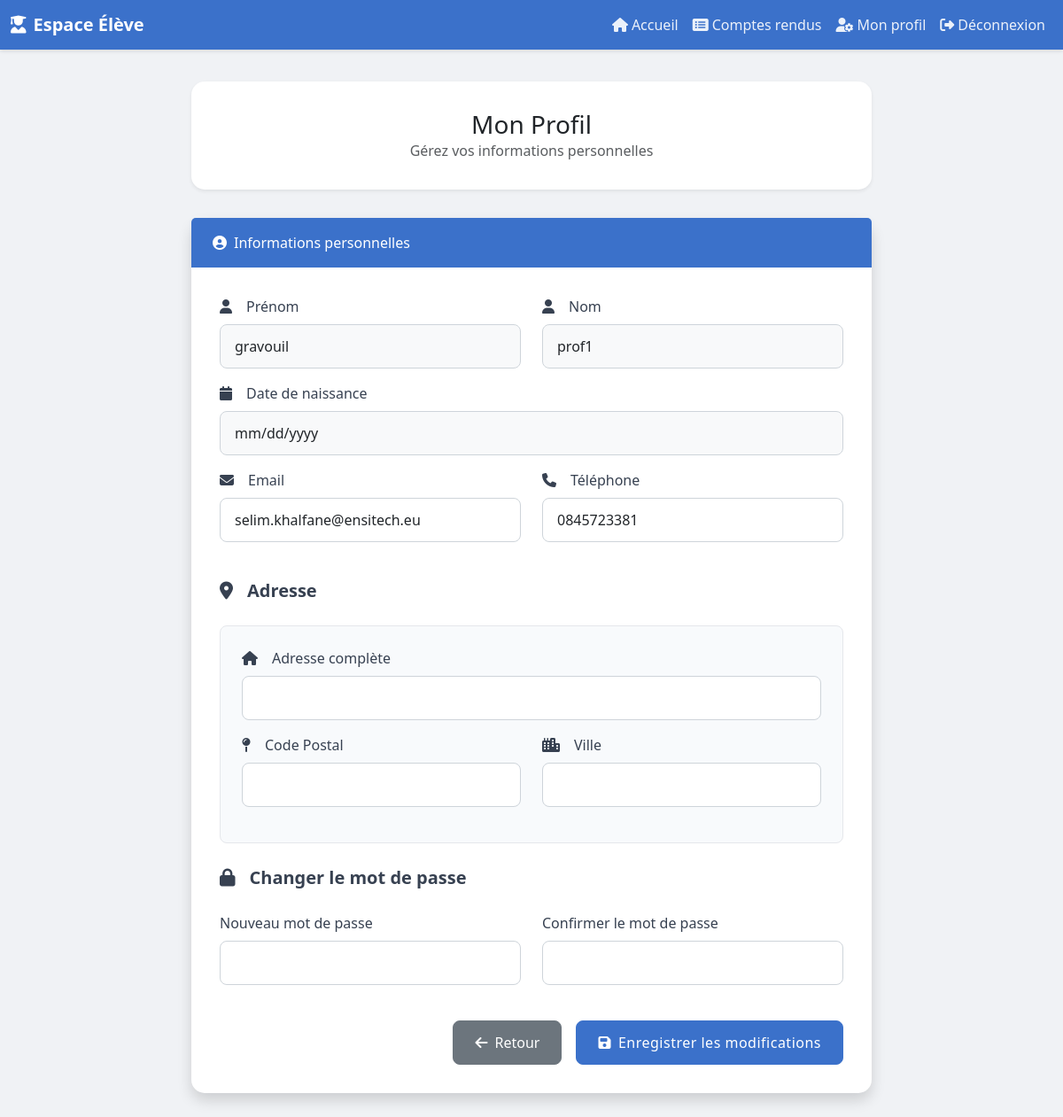
Page /perso.php (signed in) on the committed database.
### tables this page shows
CREATE TABLE `user` (
  `id` int(11) NOT NULL,
  `nom` varchar(50) DEFAULT NULL,
  `prenom` varchar(50) DEFAULT NULL,
  `dateN` date DEFAULT NULL,
  `email` varchar(50) DEFAULT NULL,
  `login` varchar(50) DEFAULT NULL,
  `mdp` varchar(50) DEFAULT NULL,
  `tel` varchar(10) DEFAULT NULL,
  `adresse` varchar(100) DEFAULT NULL,
  `ville` varchar(50) DEFAULT NULL,
  `code_postal` varchar(10) DEFAULT NULL,
  `id_statut` int(11) DEFAULT NULL,
  `reset_token` varchar(255) DEFAULT NULL,
  `token_expiry` datetime DEFAULT NULL
);

### perso.php (the view, shortened to what this page needs)
<?php
include '_conf.php';
$connexion = mysqli_connect($serveurBDD, $userBDD, $mdpBDD, $nomBDD);
$login = $_SESSION['login'];
$query = "SELECT nom, prenom, dateN, email, tel, adresse, code_postal, ville FROM user WHERE login = '$login'";
$result = mysqli_query($connexion, $query);
$user = mysqli_fetch_assoc($result);
?>
<!DOCTYPE html>
<html lang="fr">
<head>
    <link href="https://cdn.jsdelivr.net/npm/bootstrap@5.3.0-alpha1/dist/css/bootstrap.min.css" rel="stylesheet">
    <link rel="stylesheet" href="https://cdnjs.cloudflare.com/ajax/libs/font-awesome/6.4.0/css/all.min.css">
</head>
<body>
<nav class="navbar navbar-expand-lg navbar-dark fixed-top">
    <div class="container-fluid">
        <a class="navbar-brand" href="accueil_eleve.php">
            <i class="fas fa-user-graduate me-2"></i>Espace Élève
        </a>
        <div class="collapse navbar-collapse" id="navbarNav">
            <ul class="navbar-nav ms-auto">
                <li class="nav-item">
                    <a class="nav-link" href="accueil_eleve.php">
                        <i class="fas fa-home me-1"></i>Accueil
                    </a>
                </li>
                <li class="nav-item">
                    <a class="nav-link" href="liste_comptes_rendus.php">
                        <i class="fas fa-list-alt me-1"></i>Comptes rendus
                    </a>
                </li>
                <li class="nav-item">
                    <a class="nav-link active" href="perso.php">
                        <i class="fas fa-user-cog me-1"></i>Mon profil
                    </a>
                </li>
                <li class="nav-item">
                    <a class="nav-link" href="deconnexion.php">
                        <i class="fas fa-sign-out-alt me-1"></i>Déconnexion
                    </a>
                </li>
            </ul>
        </div>
    </div>
</nav>
<div class="profile-container">
    <div class="welcome-header">
        <h1 class="h3 mb-0">Mon Profil</h1>
        <p class="text-muted mb-0">Gérez vos informations personnelles</p>
    </div>
    <div class="card">
        <div class="card-header">
            <i class="fas fa-user-circle me-2"></i>Informations personnelles
        </div>
        <div class="card-body">
            <form method="POST" action="perso.php">
                <div class="row">
                    <div class="col-md-6">
                        <div class="mb-3">
                            <label for="prenom" class="form-label">
                                <i class="fas fa-user me-2"></i>Prénom
                            </label>
                            <input type="text" class="form-control" id="prenom" name="prenom"
                                   value="<?php echo htmlspecialchars($user['prenom']); ?>" readonly>
                        </div>
                    </div>
                    <div class="col-md-6">
                        <div class="mb-3">
                            <label for="nom" class="form-label">
                                <i class="fas fa-user me-2"></i>Nom
                            </label>
                            <input type="text" class="form-control" id="nom" name="nom"
                                   value="<?php echo htmlspecialchars($user['nom']); ?>" readonly>
                        </div>
                    </div>
                </div>
                <div class="mb-3">
                    <label for="dateN" class="form-label">
                        <i class="fas fa-calendar me-2"></i>Date de naissance
                    </label>
                    <input type="date" class="form-control" id="dateN" name="dateN"
                           value="<?php echo htmlspecialchars($user['dateN']); ?>" readonly>
                </div>
                <div class="row">
                    <div class="col-md-6">
                        <div class="mb-3">
                            <label for="email" class="form-label">
                                <i class="fas fa-envelope me-2"></i>Email
                            </label>
                            <input type="email" class="form-control" id="email" name="email"
                                   value="<?php echo htmlspecialchars($user['email']); ?>">
                        </div>
                    </div>
                    <div class="col-md-6">
                        <div class="mb-3">
                            <label for="tel" class="form-label">
                                <i class="fas fa-phone me-2"></i>Téléphone
                            </label>
                            <input type="tel" class="form-control" id="tel" name="tel"
                                   value="<?php echo htmlspecialchars($user['tel']); ?>">
                        </div>
                    </div>
                </div>
                <div class="section-title mt-4">
                    <i class="fas fa-map-marker-alt me-2"></i>Adresse
                </div>
                <div class="address-section">
                    <div class="mb-3">
                        <label for="adresse" class="form-label">
                            <i class="fas fa-home me-2"></i>Adresse complète
                        </label>
                        <input type="text" class="form-control" id="adresse" name="adresse"
                               value="<?php echo htmlspecialchars($user['adresse'] ?? ''); ?>">
                    </div>
                    <div class="row">
                        <div class="col-md-6">
                            <div class="mb-3">
                                <label for="code_postal" class="form-label">
                                    <i class="fas fa-map-pin me-2"></i>Code Postal
                                </label>
                                <input type="text" class="form-control" id="code_postal" name="code_postal"
                                       value="<?php echo htmlspecialchars($user['code_postal'] ?? ''); ?>">
                            </div>
                        </div>
                        <div class="col-md-6">
                            <div class="mb-3">
                                <label for="ville" class="form-label">
                                    <i class="fas fa-city me-2"></i>Ville
                                </label>
                                <input type="text" class="form-control" id="ville" name="ville"
                                       value="<?php echo htmlspecialchars($user['ville'] ?? ''); ?>">
                            </div>
                        </div>
                    </div>
                </div>
                <div class="section-title mt-4">
                    <i class="fas fa-lock me-2"></i>Changer le mot de passe
                </div>
                <div class="row">
                    <div class="col-md-6">
                        <div class="mb-3">
                            <label for="new_password" class="form-label">Nouveau mot de passe</label>
                            <input type="password" class="form-control" id="new_password" name="new_password">
                        </div>
                    </div>
                    <div class="col-md-6">
                        <div class="mb-3">
                            <label for="confirm_password" class="form-label">Confirmer le mot de passe</label>
                            <input type="password" class="form-control" id="confirm_password" name="confirm_password">
                        </div>
                    </div>
                </div>
                <div class="d-grid gap-2 d-md-flex justify-content-md-end mt-4">
                    <a href="accueil_eleve.php" class="btn btn-secondary me-md-2">
                        <i class="fas fa-arrow-left me-2"></i>Retour
                    </a>
                    <button type="submit" class="btn btn-primary">
                        <i class="fas fa-save me-2"></i>Enregistrer les modifications
                    </button>
                </div>
            </form>
        </div>
    </div>
</div>
</body>
</html>

### perso.php (style rules this page uses)
:root { --primary-color: #3b71ca; --primary-hover: #2c5eaa; --secondary-color: #f0f2f5; }
body { background-color: var(--secondary-color); font-family: 'Segoe UI', Tahoma, Geneva, Verdana, sans-serif; min-height: 100vh; padding-top: 60px; }
.navbar { background-color: var(--primary-color); box-shadow: 0 2px 4px rgba(0, 0, 0, 0.1); }
.navbar-brand { font-weight: 600; font-size: 1.25rem; color: white !important; }
.nav-link { color: rgba(255, 255, 255, 0.9) !important; font-weight: 500; padding: 0.5rem 1rem; transition: color 0.2s; }
.profile-container { max-width: 800px; margin: 2rem auto; padding: 0 1rem; }
.welcome-header { background-color: white; padding: 2rem; border-radius: 15px; margin-bottom: 2rem; box-shadow: 0 0.125rem 0.25rem rgba(0, 0, 0, 0.075); text-align: center; }
.card { border: none; border-radius: 15px; box-shadow: 0 0.5rem 1rem rgba(0, 0, 0, 0.15); background: white; margin-bottom: 2rem; }
.card-header { background: var(--primary-color); color: white; padding: 1rem 1.5rem; border-radius: 15px 15px 0 0; border: none; font-weight: 500; }
.card-body { padding: 2rem; }
.form-label { font-weight: 500; color: #374151; margin-bottom: 0.5rem; display: flex; align-items: center; gap: 0.5rem; }
.form-control { border-radius: 8px; padding: 0.75rem 1rem; border: 1px solid #ced4da; margin-bottom: 1rem; }
.form-control[readonly] { background-color: #f8f9fa; cursor: not-allowed; }
.btn-primary { background-color: var(--primary-color); border-color: var(--primary-color); padding: 0.75rem 1.5rem; border-radius: 8px; font-weight: 500; letter-spacing: 0.5px; }
.btn-secondary { background-color: #6c757d; border-color: #6c757d; padding: 0.75rem 1.5rem; border-radius: 8px; }
.section-title { color: #374151; font-size: 1.25rem; font-weight: 600; margin-bottom: 1.5rem; display: flex; align-items: center; gap: 0.5rem; }
.address-section { background-color: #f8fafc; padding: 1.5rem; border-radius: 8px; margin: 1rem 0; border: 1px solid #e5e7eb; }

### rows in the picture
user: prenom "gravouil", nom "prof1", email "selim.khalfane@ensitech.eu", tel "0845723381"
